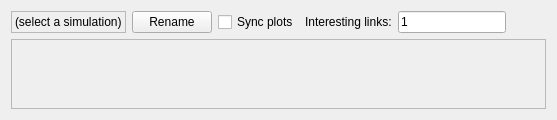
      <widget class="QWidget" name="tabResults">
       <attribute name="title">
        <string>Results</string>
       </attribute>
       <layout class="QVBoxLayout" name="verticalLayout_14">
        <item>
         <widget class="QWidget" name="widget_15" native="true">
          <layout class="QHBoxLayout" name="horizontalLayout_6">
           <property name="leftMargin">
            <number>0</number>
           </property>
           <property name="topMargin">
            <number>0</number>
           </property>
           <property name="rightMargin">
            <number>0</number>
           </property>
           <property name="bottomMargin">
            <number>0</number>
           </property>
           <item>
            <widget class="QLabel" name="labelCurrentSimulation">
             <property name="frameShape">
              <enum>QFrame::StyledPanel</enum>
             </property>
             <property name="frameShadow">
              <enum>QFrame::Plain</enum>
             </property>
             <property name="text">
              <string>(select a simulation)</string>
             </property>
             <property name="textFormat">
              <enum>Qt::PlainText</enum>
             </property>
             <property name="textInteractionFlags">
              <set>Qt::LinksAccessibleByMouse|Qt::TextSelectableByKeyboard|Qt::TextSelectableByMouse</set>
             </property>
            </widget>
           </item>
           <item>
            <widget class="QPushButton" name="btnResultsRename">
             <property name="text">
              <string>Rename</string>
             </property>
            </widget>
           </item>
           <item>
            <widget class="QCheckBox" name="checkSyncPlots">
             <property name="text">
              <string>Sync plots</string>
             </property>
            </widget>
           </item>
           <item>
            <widget class="QLabel" name="label_48">
             <property name="text">
              <string>Interesting links:</string>
             </property>
            </widget>
           </item>
           <item>
            <widget class="QLineEdit" name="txtResultsInterestingLinks">
             <property name="toolTip">
              <string>&lt;html&gt;&lt;head/&gt;&lt;body&gt;&lt;p&gt;Enter a comma separated list of link indices (numbers) and press Enter. Alternatively, enter the text &amp;quot;all&amp;quot; to display the timelines for all links.&lt;/p&gt;&lt;/body&gt;&lt;/html&gt;</string>
             </property>
             <property name="text">
              <string>1</string>
             </property>
            </widget>
           </item>
           <item>
            <spacer name="horizontalSpacer_17">
             <property name="orientation">
              <enum>Qt::Horizontal</enum>
             </property>
             <property name="sizeHint" stdset="0">
              <size>
               <width>40</width>
               <height>20</height>
              </size>
             </property>
            </spacer>
           </item>
          </layout>
         </widget>
        </item>
        <item>
         <widget class="QScrollArea" name="scrollPlots">
          <property name="widgetResizable">
           <bool>true</bool>
          </property>
          <widget class="QWidget" name="scrollPlotsWidgetContents">
           <property name="geometry">
            <rect>
             <x>0</x>
             <y>0</y>
             <width>1571</width>
             <height>697</height>
            </rect>
           </property>
           <layout class="QVBoxLayout" name="verticalLayout_13"/>
          </widget>
         </widget>
        </item>
       </layout>
      </widget>
